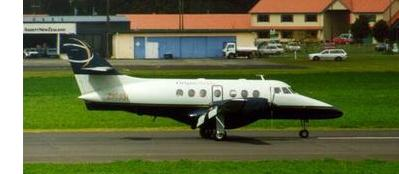
#> input picture TestSet/airplanes/image_0017.jpg, 399 x 174 px, found by its file name; its folder holds only this picture in this run
$ python CBIC.py
#> lines starting #> are read from the running program, lines starting #| are printed output that depends on the picture
import numpy as np
import os
from tqdm import tqdm
import cv2
from sklearn.neighbors import KNeighborsClassifier
import matplotlib.pyplot as plt

Test = "TestSet"
Train = "TrainingSet"
Validation = "ValidationSet"

CATEGORIES = ["airplanes", "bonsai", "chair", "ewer", "faces", "flamingo", "guitar", "leopards", "motorbikes",
              "starfish"]


class DataSet:

    def create_data(self, folder):  # data set created, image pixel values are used as features.
        # Images kept in rgb, resized to 64x64, than later resized to 64*64*3 This code has been tried with using
        # edges as features though the results were extremely awful, further feature extraction techniques were also
        # tried/looked at, though pixels as features worked relatively better than others. The reason for the
        # accuracy numbers being between 51-58 is due to the limitation of KNN.
#> called with folder = 'TrainingSet'
        data = []
        for category in CATEGORIES:
            path = os.path.join(folder, category)  # create path
            class_num = CATEGORIES.index(category)  # get the classification
            for img in tqdm(os.listdir(path)):  # iterate over each image
                try:
                    img_array = cv2.imread(os.path.join(path, img))  # convert to array
#> img_array is the input picture: shape (174, 399, 3); mean B, G, R 67.4, 104.5, 98.4
                    new_array = cv2.resize(img_array, (64, 64))  # resize to normalize data size (can be tried
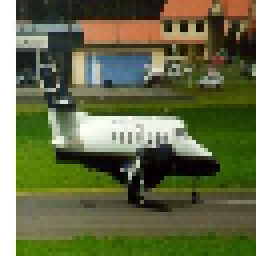
#> new_array: shape (64, 64, 3) (shown 4 times larger); mean B, G, R 68.2, 105.3, 99.2
                    # with 120x120 as well)
                    data.append([new_array, class_num])  # add this to our training_data
                except Exception as e:
                    pass
#> pass 2 of the loop in create_data, `for category in CATEGORIES:`:
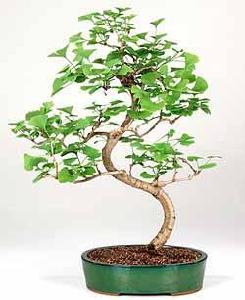
#> input picture TestSet/bonsai/image_0004.jpg, 245 x 300 px, found by its file name
#> in create_data, img_array is the input picture: shape (300, 245, 3); mean B, G, R 193.2, 212.5, 206.2
#> in create_data, `new_array = cv2.resize(img_array, (64, 64))`:
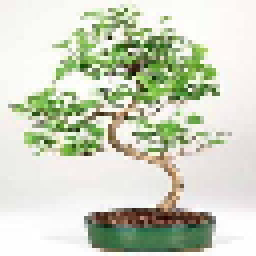
#> new_array: shape (64, 64, 3) (shown 4 times larger); mean B, G, R 193.1, 212.4, 206.1

        Images = []
        Labels = []

        for features, label in data:
            Images.append(features)
            Labels.append(label)

        Images = np.array(Images)

        Images = Images / 255.0  # Normalizing values between 0-1
        Images = np.array(Images)
        Labels = np.array(Labels)

        Images = Images.reshape(-1, 12288)  # change this to 43200 if 120x120

        return Images, Labels


class KNearN:
    # The function returns a KNN model as well as the accuracy score against the validation set
    # [5 lines left out: function knn, not called in this run]


class CBIC:

    def start(self):
        training_data, training_labels = DataSet.create_data(self, Train)  # Creating Training Set
        # print(training_data.shape) # size is 787x12288
        testing_data, testing_labels = DataSet.create_data(self,
                                                           Test)  # Creating Testing Set (though this is not required)
        # print(testing_data.shape) # size is 105x12288
        validation_data, validation_labels = DataSet.create_data(self, Validation)  # Creating Validation Set
        # print(validation_data.shape) # size is 105x12288
        plot_name = "training against validation"
        print("Score for K with Validation Set")
        CBIC.plot(self, training_data, training_labels, validation_data, validation_labels, plot_name)
        plot_name = "training against testing"
        print("")
        print("Score for K with Testing Set")  # Even though this is not needed since this set should be only used
        # for predicting user query
        CBIC.plot(self, training_data, training_labels, testing_data, testing_labels, plot_name)
        print("")
        CBIC.best(self, training_data, training_labels, validation_data, validation_labels)  # calling function with the
        # best K value to do prediction

    # [45 lines left out: functions plot, best, pred, not called in this run]


#> (the run stopped early here; a loop or call above may not have finished)
